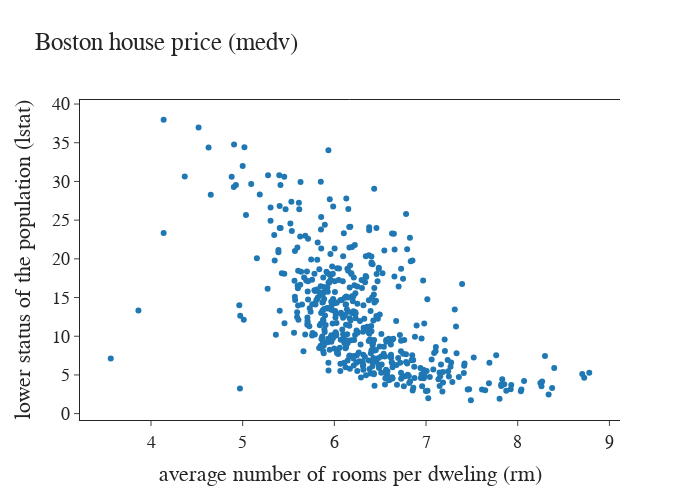

The code cell stored with this chart in its notebook:
### Code cell
graph = go.Scatter(
    x=scatter_df["rm"],
    y=scatter_df["lstat"],
    mode="markers",
)

layout = go.Layout(
    width=700,
    height=500,
    title="Boston house price (medv)",
    xaxis=dict(
        title="average number of rooms per dweling (rm)",
        linewidth=1, mirror=True
    ),  # x軸の設定
    yaxis=dict(
        title="lower status of the population (lstat)"
    ),    # y軸の設定
    font=dict(size=18, family="sans-serif"),                       # フォントの設定
    template="simple_white"
)

fig = go.Figure(data=graph, layout=layout)
fig.show()

### Figure 1 — Plotly figure (JSON) as saved in the notebook; plotly's stock layout.template omitted (floating-point values rounded to 4 significant figures; data arrays with more than 128 entries replaced by an {"elided": "..."} marker saying what was removed)
{"data": [{"mode": "markers", "type": "scatter", "x": {"elided": "506 float values"}, "y": {"elided": "506 float values"}}], "layout": {"font": {"family": "sans-serif", "size": 18}, "height": 500, "title": {"text": "Boston house price (medv)"}, "width": 700, "xaxis": {"linewidth": 1, "mirror": true, "title": {"text": "average number of rooms per dweling (rm)"}}, "yaxis": {"title": {"text": "lower status of the population (lstat)"}}}}
